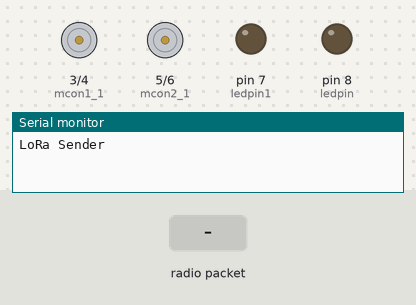
This sketch was run on a simulated Arduino Uno, built with avr-gcc and run on an emulated ATmega328P. Shown: motor-driver pin pairs drawn as motors (green arrow = first pin HIGH = forward, orange = second pin HIGH = backward, longer = more drive), output pins drawn as LEDs (lit = HIGH), the last lines printed to the serial monitor. The test bench sets the inputs (shaded band). No radio packets arrive unless stated.

Above: at 1.2 s.
1.3 s: radio packet "1" arrives
At 2.1 s:
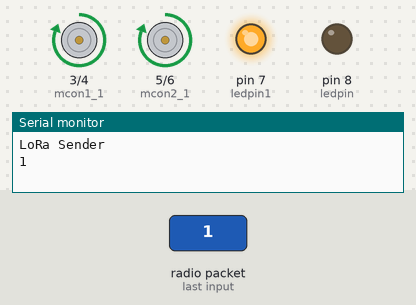
2.8 s: radio packet "2" arrives
At 3.2 s:
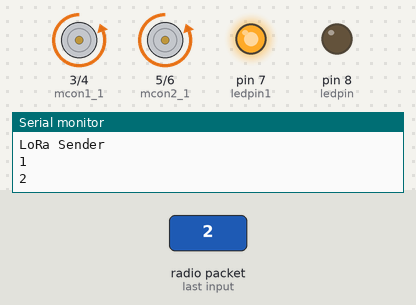
4.3 s: radio packet "3" arrives
At 5.5 s:
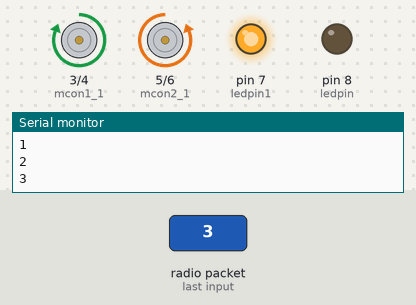
5.8 s: radio packet "4" arrives
At 6.7 s:
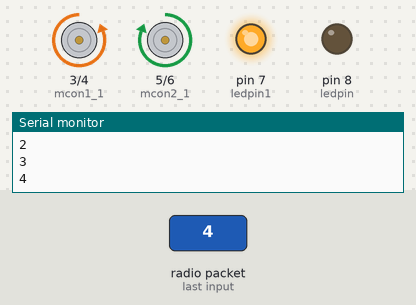
7.3 s: radio packet "7" arrives
At 7.8 s:
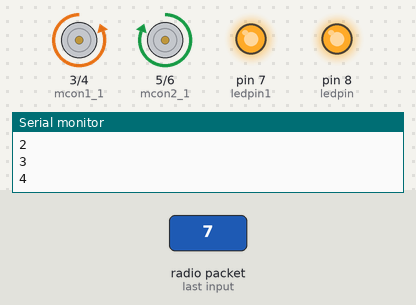
8.8 s: radio packet "5" arrives
At 10.2 s:
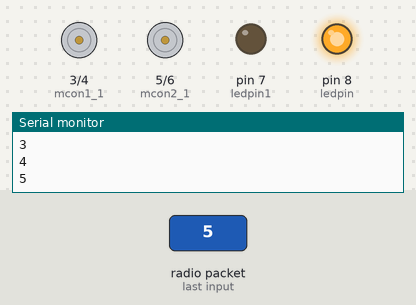
Timing chart, 0 to 11.3 s (numbered marks = the images above; inputs shaded):
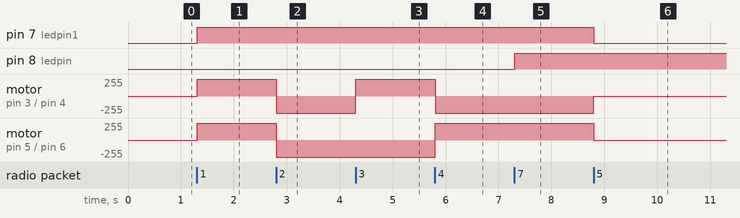

Measured:
- after the input at 1.3 s, pin 7 (ledpin1): LOW → HIGH at once; motor on pin 3 (mcon1_1) / pin 4 (mcon1_2), motor on pin 5 (mcon2_1) / pin 6 (mcon2_2): stopped → forward 255/255 at once
- after the input at 2.8 s, motor on pin 3 (mcon1_1) / pin 4 (mcon1_2), motor on pin 5 (mcon2_1) / pin 6 (mcon2_2): forward 255/255 → backward 255/255 at once
- after the input at 4.3 s, motor on pin 3 (mcon1_1) / pin 4 (mcon1_2): backward 255/255 → forward 255/255 at once
- after the input at 5.8 s, motor on pin 3 (mcon1_1) / pin 4 (mcon1_2): forward 255/255 → backward 255/255 at once; motor on pin 5 (mcon2_1) / pin 6 (mcon2_2): backward 255/255 → forward 255/255 at once
- after the input at 7.3 s, pin 8 (ledpin): LOW → HIGH at once
- after the input at 8.8 s, pin 7 (ledpin1): HIGH → LOW at once; motor on pin 3 (mcon1_1) / pin 4 (mcon1_2): backward 255/255 → stopped at once; motor on pin 5 (mcon2_1) / pin 6 (mcon2_2): forward 255/255 → stopped at once

The sketch:

sketch_oct01a.ino
```cpp
String inString ;
int val ;

#include <SPI.h>
#include <LoRa.h>

int mcon1_1=3;
int mcon1_2=4;
int mcon2_1=5;
int mcon2_2=6;
int ledpin1 = 7;
int ledpin = 8;

void setup() {
  Serial.begin(9600);

  pinMode(ledpin,OUTPUT);
  pinMode(ledpin1,OUTPUT);

  pinMode(mcon1_1,OUTPUT);
  pinMode(mcon1_2,OUTPUT);
  pinMode(mcon2_1,OUTPUT);
  pinMode(mcon2_2,OUTPUT);
   while (!Serial);
  Serial.println("LoRa Sender");
  if (!LoRa.begin(433E6)) { // or 915E6, the MHz speed of yout module
    Serial.println("Starting LoRa failed!");
    while (1);
  }

}
///კონტროლის პროტოკოლი
void win(){
  digitalWrite(mcon1_1,HIGH);
  digitalWrite(mcon1_2,LOW);
  digitalWrite(mcon2_1,HIGH);
  digitalWrite(mcon2_2,LOW);
 }
void ukan(){
  digitalWrite(mcon1_2,HIGH);
  digitalWrite(mcon1_1,LOW);
  digitalWrite(mcon2_2,HIGH);
  digitalWrite(mcon2_1,LOW);

 }

void stopp(){
  digitalWrite(mcon1_1,LOW);
  digitalWrite(mcon1_2,LOW);
  digitalWrite(mcon2_1,LOW);
  digitalWrite(mcon2_2,LOW);
 }

void marj(){
  digitalWrite(mcon1_1,HIGH);
  digitalWrite(mcon1_2,LOW);
  digitalWrite(mcon2_1,LOW);
  digitalWrite(mcon2_2,HIGH);

 }
void marcx(){
  digitalWrite(mcon1_1,LOW);
  digitalWrite(mcon1_2,HIGH);
  digitalWrite(mcon2_1,HIGH);
  digitalWrite(mcon2_2,LOW);

 }


///საბოლოო ციკლი
void loop() {
  int packetSize = LoRa.parsePacket();
  if (packetSize) {
    // read packet
    while (LoRa.available())
    {
      int inChar = LoRa.read();
      inString=(char)inChar;
      val = inString.toInt();
      delay(5);
      if(val==1){
        win();
        digitalWrite(ledpin1,HIGH);
        Serial.println(1);

      }else if(val==2){
        ukan();
        digitalWrite(ledpin1,HIGH);
        Serial.println(2);

      }else if(val==3){
        marj();
        digitalWrite(ledpin1,HIGH);
        Serial.println(3);

      }else if(val==4){
        marcx();
        digitalWrite(ledpin1,HIGH);
        Serial.println(4);

      }else if(val==7){
        digitalWrite(ledpin,HIGH);
        delay(45);
      }else if(val==8){
        digitalWrite(ledpin,LOW);
        delay(45);
      }else{
        stopp();
        digitalWrite(ledpin1,LOW);
        Serial.println(5);

      }


}
}else{

}
}
```
